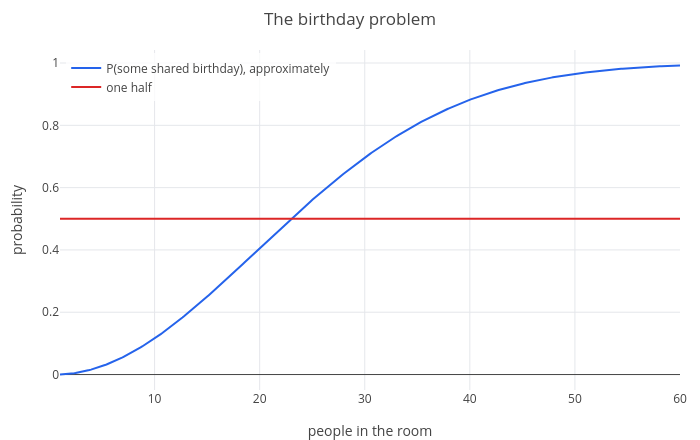

The cell this chart's notebook holds for it:
### Markdown cell above
Just over a half, with only 23 people. The intuition fails because there are $\binom{23}{2} = 253$ pairs, and each
pair is a chance for a match. Each pair matches with probability $1/365$, and treating the pairs as if they were
independent gives a good approximation for $n$ people:

$$P(\text{some shared birthday}) \approx 1 - \left(\frac{364}{365}\right)^{n(n-1)/2} \approx 1 - e^{-n(n-1)/730}.$$

For 23 people it gives 0.500 against the exact 0.507. As a function of the number of people:

### Code cell
eval(1 - exp(-23*22/730))
p = plot(1 - exp(-n*(n - 1)/730), n, 1, 60);
p = show(p, plot(1/2, n, 1, 60));
p = legend(p, "P(some shared birthday), approximately", "one half");
labels(title(p, "The birthday problem"), "people in the room", "probability")

### Figure 1 — Plotly figure (JSON) as saved in the notebook; plotly's stock layout.template omitted (floating-point values rounded to 4 significant figures; data arrays with more than 128 entries replaced by an {"elided": "..."} marker saying what was removed)
{"data": [{"line": {"color": "#2563eb", "width": 2}, "mode": "lines", "name": "P(some shared birthday), approximately", "type": "scatter", "x": {"elided": "402 float values"}, "y": {"elided": "402 float values"}}, {"line": {"color": "#dc2626", "width": 2}, "mode": "lines", "name": "one half", "type": "scatter", "x": {"elided": "402 float values"}, "y": {"elided": "402 float values"}}], "layout": {"height": 440, "legend": {"bgcolor": "rgba(255,255,255,0.8)", "x": 0.01, "xanchor": "left", "y": 0.99, "yanchor": "top"}, "margin": {"b": 50, "l": 60, "r": 20, "t": 50}, "showlegend": true, "title": {"text": "The birthday problem"}, "width": 700, "xaxis": {"range": [1, 60], "title": {"text": "people in the room"}, "zeroline": true}, "yaxis": {"range": [-0.04961, 1.042], "title": {"text": "probability"}, "zeroline": true}}}
